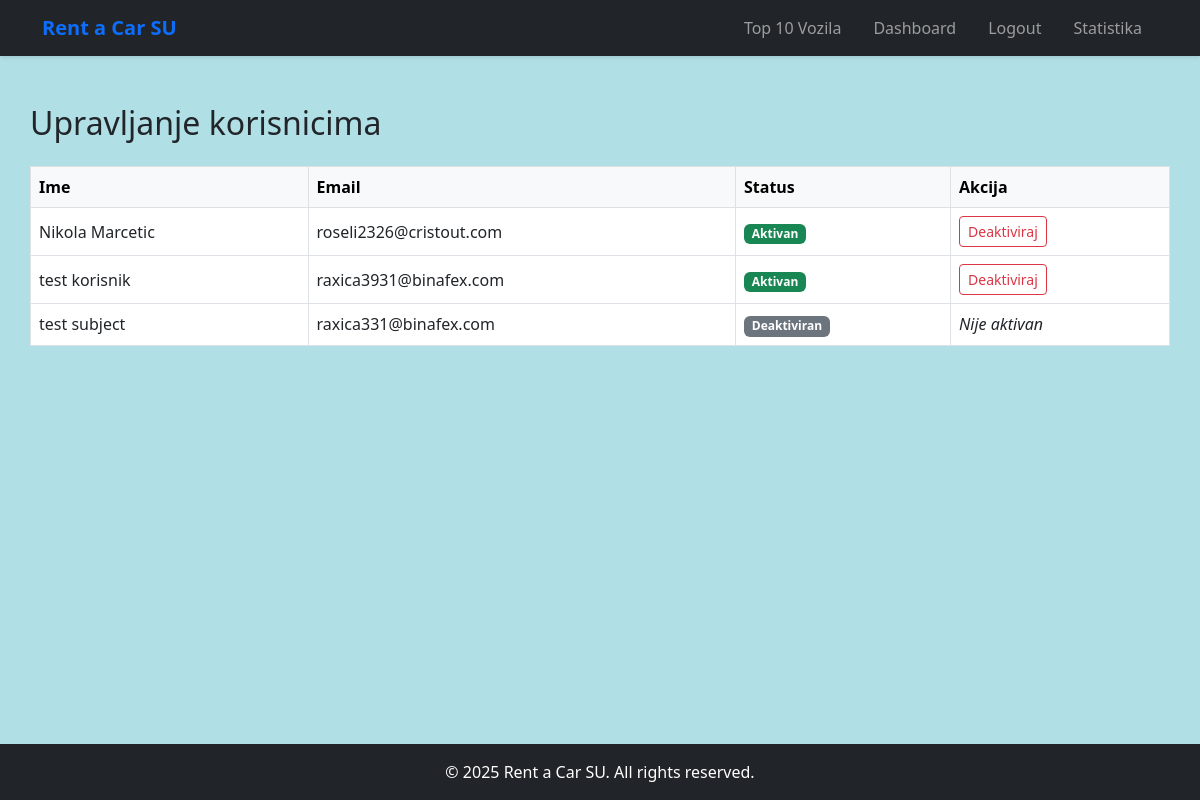
/admin_users.php (signed in), run on an earlier commit of the app's database.
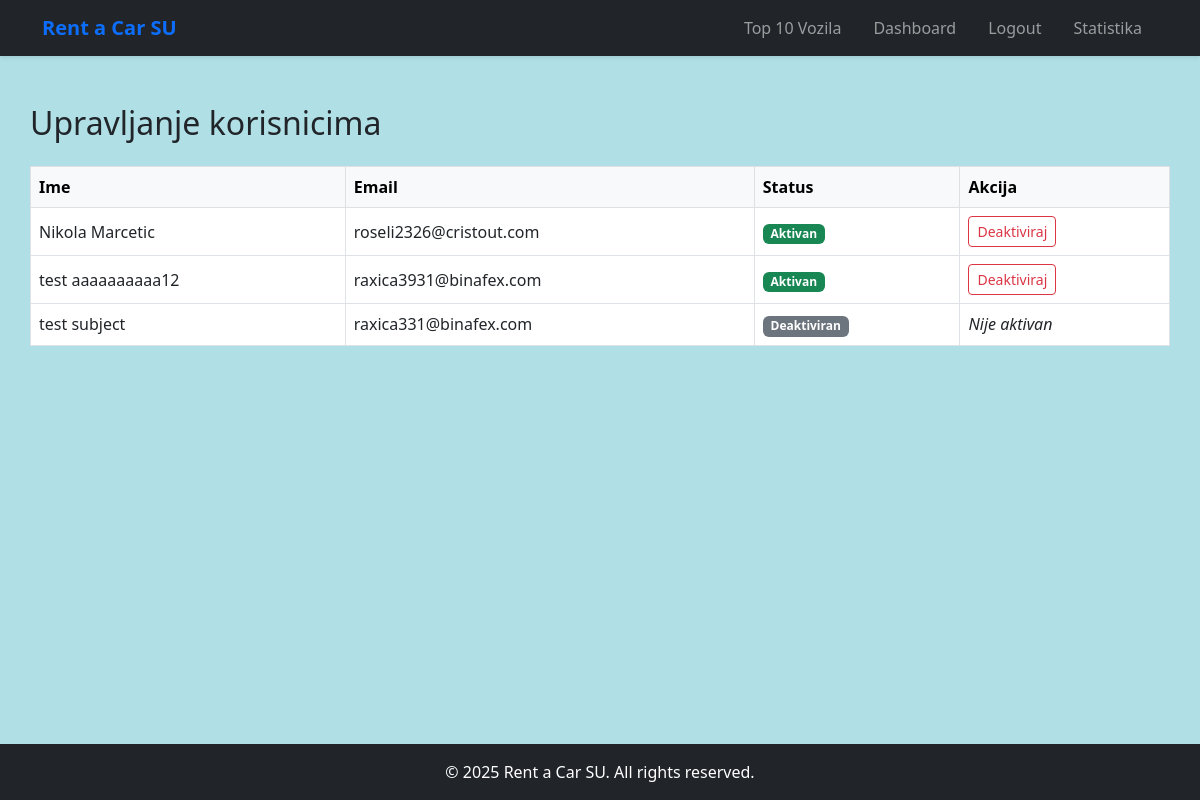
And on a later commit of the database.
### tables this page shows
CREATE TABLE `users` (
  `id` int(11) NOT NULL,
  `email` varchar(100) NOT NULL,
  `password` varchar(255) NOT NULL,
  `first_name` varchar(50) DEFAULT NULL,
  `last_name` varchar(50) DEFAULT NULL,
  `phone` varchar(20) DEFAULT NULL,
  `id_number` varchar(20) DEFAULT NULL,
  `driver_license` varchar(50) NOT NULL,
  `license_number` varchar(20) DEFAULT NULL,
  `license_place` varchar(50) DEFAULT NULL,
  `role` enum('user','worker','admin') DEFAULT 'user',
  `is_active` tinyint(1) DEFAULT 0,
  `reset_token` varchar(100) DEFAULT NULL,
  `activation_token` varchar(100) DEFAULT NULL,
  `banned_until` datetime DEFAULT NULL,
  `ban_reason` varchar(255) DEFAULT NULL,
  `activation_code` varchar(255) NOT NULL,
  `reset_token_expiry` datetime DEFAULT NULL
);

### admin_users.php (the view, shortened to what this page needs)
<?php
require_once 'includes/db_config.php';
include 'includes/header.php';
$stmt = $pdo->query("SELECT * FROM users WHERE role = 'user'");
$users = $stmt->fetchAll();
?>
<section class="container py-5">
    <h2>Upravljanje korisnicima</h2>
    <?php if (count($users) > 0): ?>
        <div class="table-responsive mt-4">
            <table class="table table-bordered align-middle">
                <thead class="table-light">
                <tr>
                    <th>Ime</th>
                    <th>Email</th>
                    <th>Status</th>
                    <th>Akcija</th>
                </tr>
                </thead>
                <tbody>
                <?php foreach ($users as $u): ?>
                    <tr>
                        <td><?php echo htmlspecialchars($u['first_name'] . ' ' . $u['last_name']); ?></td>
                        <td><?php echo htmlspecialchars($u['email']); ?></td>
                        <td>
                            <?php echo $u['is_active'] ? '<span class="badge bg-success">Aktivan</span>' : '<span class="badge bg-secondary">Deaktiviran</span>'; ?>
                        </td>
                        <td>
                            <?php if ($u['is_active']): ?>
                                <form method="post" onsubmit="return confirm('Da li ste sigurni da želite da deaktivirate ovog korisnika?');" style="display:inline;">
                                    <button type="submit" class="btn btn-sm btn-outline-danger">Deaktiviraj</button>
                                </form>
                            <?php else: ?>
                                <em>Nije aktivan</em>
                            <?php endif; ?>
                        </td>
                    </tr>
                <?php endforeach; ?>
                </tbody>
            </table>
        </div>
    <?php else: ?>
        <p class="text-muted mt-4">Nema registrovanih korisnika.</p>
    <?php endif; ?>
</section>
<?php include 'includes/footer.php'; ?>

What changed in the data, as far as the page shows it:
changed users "raxica3931@binafex.com": first_name+last_name "test korisnik" → "test aaaaaaaaaa12"
